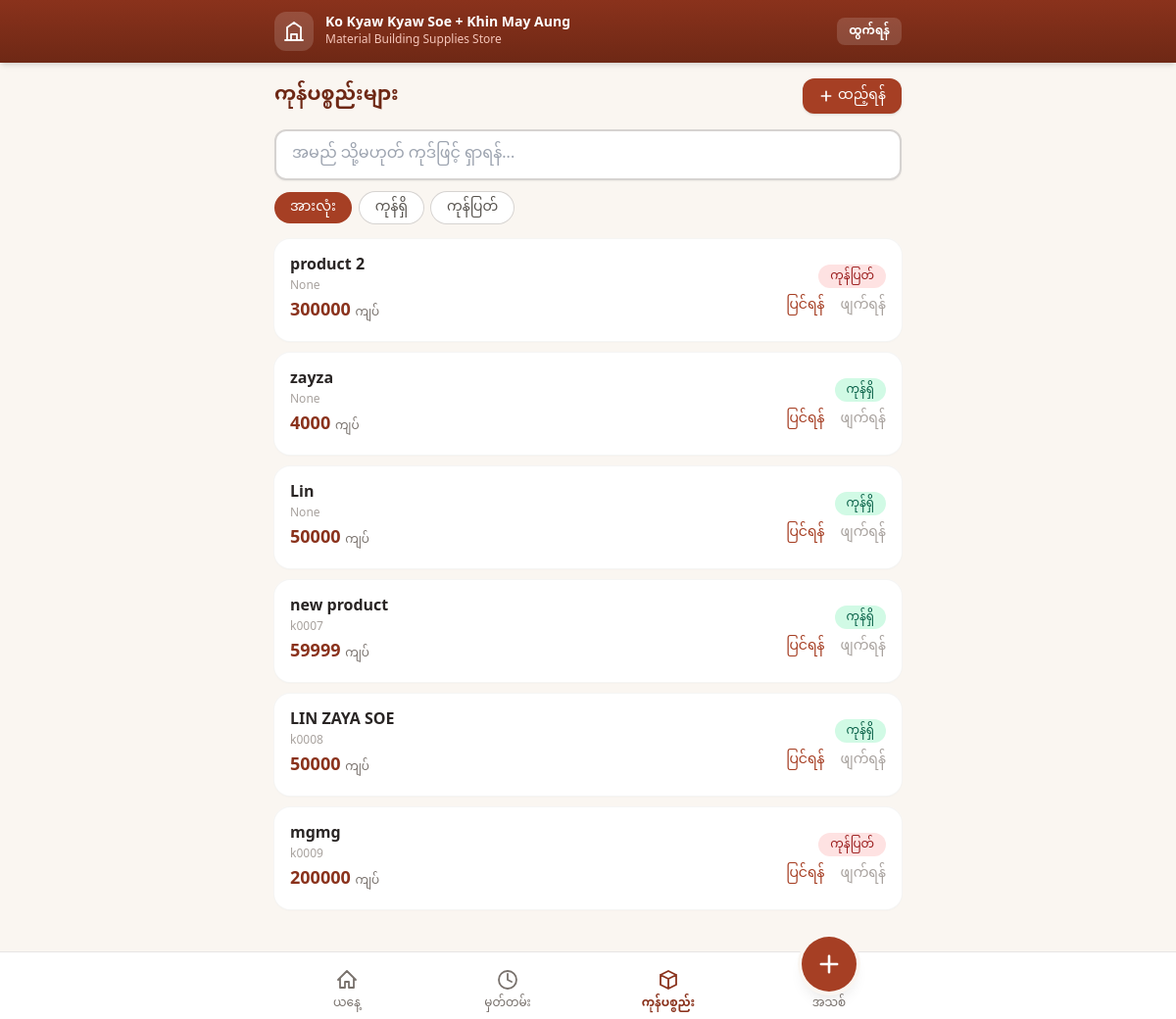
The page /products/product-view/ (signed in) on the database as committed earlier.
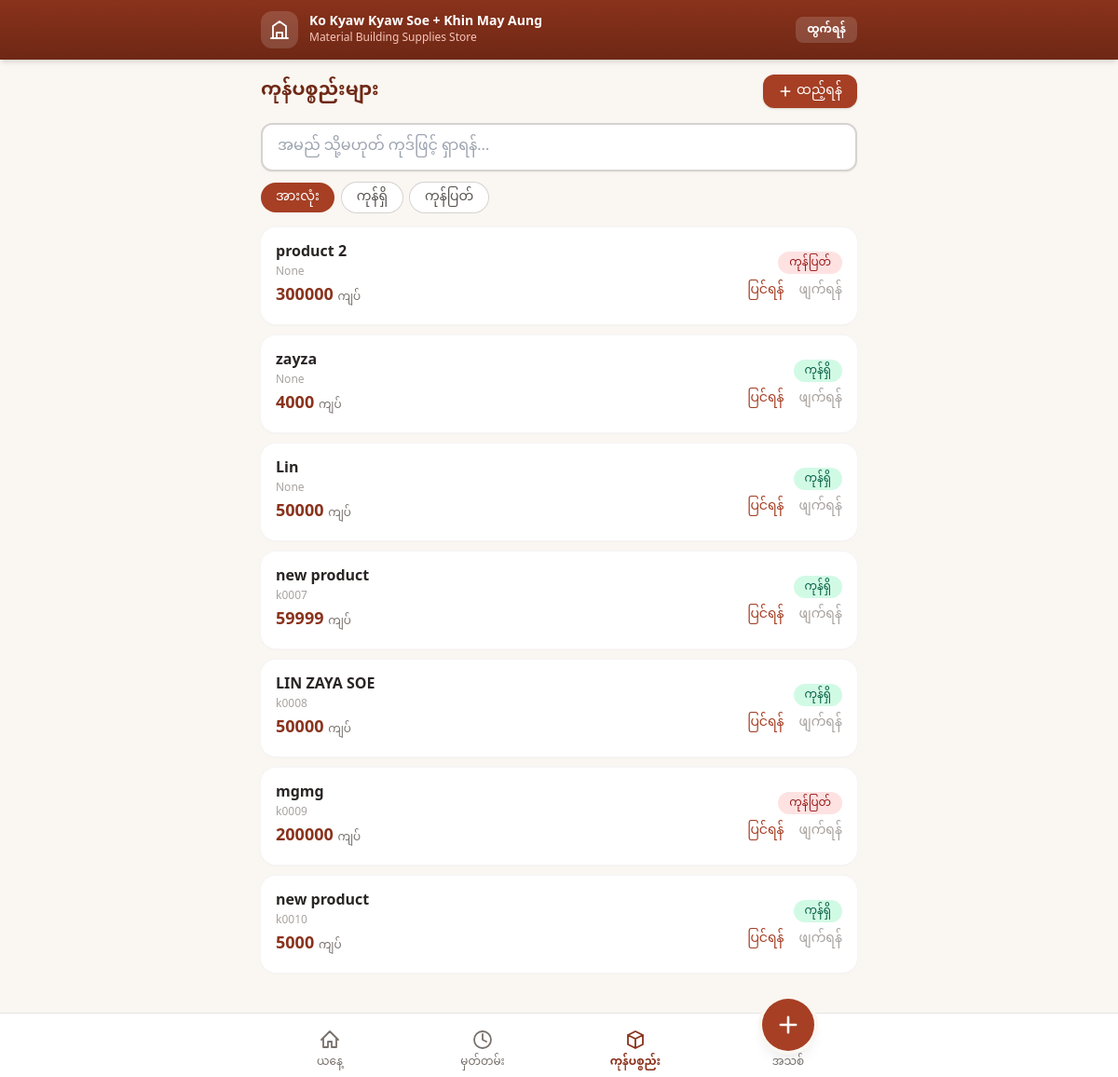
The same page on the database as committed later.
### productinfo/models.py (models this page shows, shortened)
class Product(models.Model):
  code = models.CharField(max_length=20,unique=True,null=True,blank=True)
  name = models.CharField(max_length=200)
  price = models.IntegerField()
  in_stock = models.BooleanField(default=True)
  created_at = models.DateTimeField(auto_now_add=True)

### productinfo/views.py (the view)
# urls.py: path('product-view/',views.product_view,name="product_view"),
@login_required
def product_view(request):
    search_product = request.GET.get("search","").strip()
    status = request.GET.get("status","all")
    db_product = Product.objects.all()
    if search_product:
      db_product = db_product.filter(
        Q(name__icontains=search_product) | Q(code__icontains=search_product)
      )
    if status == "in":
      db_product = db_product.filter(in_stock=True)
    elif status == "out":
      db_product = db_product.filter(in_stock=False)
    return render (request,'productinfo/product_view.html',{'search_product':search_product,'status':status,'db_product':db_product})

### productinfo/templates/productinfo/product_view.html (shortened to what this page needs)
{% extends 'productinfo/base.html' %}
{% block content %}
<div class="mb-4 flex items-center justify-between">
  <h2 class="text-xl font-bold text-brick-800">ကုန်ပစ္စည်းများ</h2>
  <a href="{% url 'product_create' %}"
     class="flex items-center gap-1 rounded-xl bg-brick-600 px-4 py-2 text-sm font-medium text-white shadow active:bg-brick-700">
    <svg class="h-4 w-4" fill="none" stroke="currentColor" stroke-width="2.5" viewBox="0 0 24 24">
      <path stroke-linecap="round" stroke-linejoin="round" d="M12 5v14M5 12h14"/>
    </svg>
    ထည့်ရန်
  </a>
</div>
<form method="get" class="mb-3">
  <input type="search" name="search" value="{{ search_product }}"
         placeholder="အမည် သို့မဟုတ် ကုဒ်ဖြင့် ရှာရန်..." autocomplete="off"
         class="w-full rounded-xl border-2 border-stone-300 bg-white px-4 py-3 shadow-sm
                focus:border-brick-500 focus:outline-none focus:ring-2 focus:ring-brick-200">
</form>
<div class="mb-4 flex gap-2">
  <a href="?search={{ search_product }}&status=all"
     class="rounded-full px-4 py-1.5 text-sm font-medium {% if status == 'all' %}bg-brick-600 text-white{% else %}bg-white text-stone-600 ring-1 ring-stone-300{% endif %}">အားလုံး</a>
  <a href="?search={{ search_product }}&status=in"
     class="rounded-full px-4 py-1.5 text-sm font-medium {% if status == 'in' %}bg-brick-600 text-white{% else %}bg-white text-stone-600 ring-1 ring-stone-300{% endif %}">ကုန်ရှိ</a>
  <a href="?search={{ search_product }}&status=out"
     class="rounded-full px-4 py-1.5 text-sm font-medium {% if status == 'out' %}bg-brick-600 text-white{% else %}bg-white text-stone-600 ring-1 ring-stone-300{% endif %}">ကုန်ပြတ်</a>
</div>
<div class="space-y-3">
  {% for p in db_product %}
  <div class="flex items-center justify-between gap-3 rounded-2xl bg-white p-4 shadow-sm ring-1 ring-stone-100">
    <div class="min-w-0">
      <h3 class="truncate font-semibold text-stone-800">{{ p.name }}</h3>
      <p class="text-xs text-stone-400">{{ p.code }}</p>
      <p class="mt-1 text-lg font-bold text-brick-700">
        {{ p.price|floatformat:0 }} <span class="text-xs font-medium text-stone-500">ကျပ်</span>
      </p>
    </div>
    <div class="flex shrink-0 flex-col items-end gap-2">
      {% if p.in_stock %}
        <span class="rounded-full bg-emerald-100 px-3 py-1 text-xs font-medium text-emerald-800">ကုန်ရှိ</span>
      {% else %}
        <span class="rounded-full bg-red-100 px-3 py-1 text-xs font-medium text-red-800">ကုန်ပြတ်</span>
      {% endif %}
      <div class="flex gap-4 text-sm font-medium">
        <a href="{% url 'product_edit' p.pk %}" class="text-brick-600">ပြင်ရန်</a>
        <a href="{% url 'product_delete' p.pk %}" class="text-stone-400">ဖျက်ရန်</a>
      </div>
    </div>
  </div>
  {% endfor %}
</div>
{% endblock %}

Rows that differ between the two databases and show on the page:
added Product: name "new product", code "k0010", price "5000", in_stock "ကုန်ရှိ"
